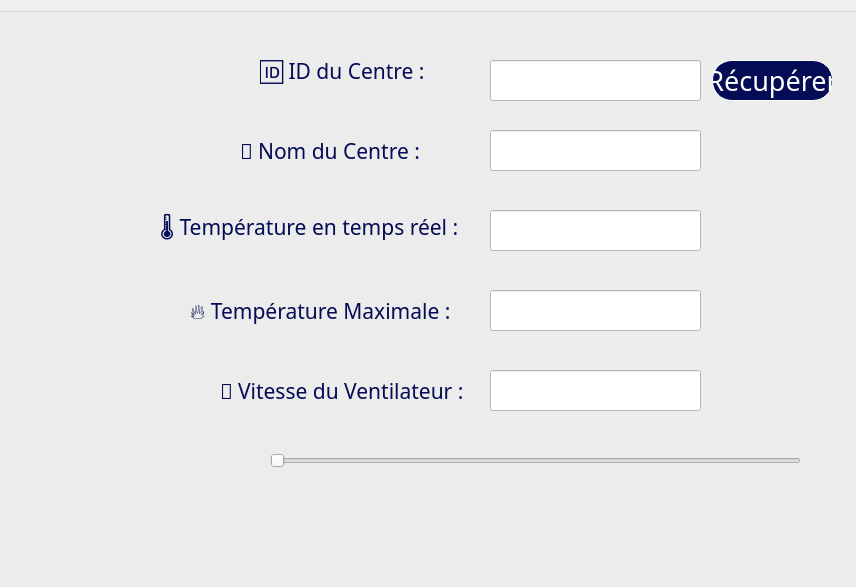
<?xml version="1.0" encoding="UTF-8"?>
<ui version="4.0">
 <class>TDialog</class>
 <widget class="QDialog" name="TDialog">
  <property name="geometry">
   <rect>
    <x>0</x>
    <y>0</y>
    <width>856</width>
    <height>587</height>
   </rect>
  </property>
  <property name="windowTitle">
   <string>Dialog</string>
  </property>
  <widget class="QGroupBox" name="groupBox">
   <property name="geometry">
    <rect>
     <x>-90</x>
     <y>-30</y>
     <width>951</width>
     <height>631</height>
    </rect>
   </property>
   <property name="font">
    <font>
     <family>Perpetua</family>
     <pointsize>20</pointsize>
    </font>
   </property>
   <property name="styleSheet">
    <string notr="true">QGroupBox{background-image: url(:/res/resources/background.png);}</string>
   </property>
   <property name="title">
    <string>GroupBox</string>
   </property>
   <widget class="QLineEdit" name="tmp">
    <property name="geometry">
     <rect>
      <x>580</x>
      <y>240</y>
      <width>211</width>
      <height>41</height>
     </rect>
    </property>
    <property name="styleSheet">
     <string notr="true">background-color: rgb(255, 255, 255);
color: rgb(0, 0, 0);</string>
    </property>
    <property name="readOnly">
     <bool>true</bool>
    </property>
   </widget>
   <widget class="QLabel" name="label">
    <property name="geometry">
     <rect>
      <x>250</x>
      <y>240</y>
      <width>311</width>
      <height>41</height>
     </rect>
    </property>
    <property name="font">
     <font>
      <family>Perpetua</family>
      <pointsize>16</pointsize>
     </font>
    </property>
    <property name="styleSheet">
     <string notr="true">color:#030C54;
border:none;</string>
    </property>
    <property name="text">
     <string>🌡️ Température en temps réel :</string>
    </property>
   </widget>
   <widget class="QLabel" name="label_2">
    <property name="geometry">
     <rect>
      <x>330</x>
      <y>160</y>
      <width>251</width>
      <height>41</height>
     </rect>
    </property>
    <property name="font">
     <font>
      <family>Perpetua</family>
      <pointsize>16</pointsize>
     </font>
    </property>
    <property name="styleSheet">
     <string notr="true">color:#030C54;
border:none;</string>
    </property>
    <property name="text">
     <string>🏢 Nom du Centre :</string>
    </property>
   </widget>
   <widget class="QLineEdit" name="name">
    <property name="geometry">
     <rect>
      <x>580</x>
      <y>160</y>
      <width>211</width>
      <height>41</height>
     </rect>
    </property>
    <property name="styleSheet">
     <string notr="true">background-color: rgb(255, 255, 255);
color: rgb(0, 0, 0);</string>
    </property>
   </widget>
   <widget class="QLabel" name="label_3">
    <property name="geometry">
     <rect>
      <x>280</x>
      <y>320</y>
      <width>281</width>
      <height>41</height>
     </rect>
    </property>
    <property name="font">
     <font>
      <family>Perpetua</family>
      <pointsize>16</pointsize>
     </font>
    </property>
    <property name="styleSheet">
     <string notr="true">color:#030C54;
border:none;</string>
    </property>
    <property name="text">
     <string>🔥 Température Maximale :</string>
    </property>
   </widget>
   <widget class="QLineEdit" name="ctmp">
    <property name="geometry">
     <rect>
      <x>580</x>
      <y>320</y>
      <width>211</width>
      <height>41</height>
     </rect>
    </property>
    <property name="styleSheet">
     <string notr="true">background-color: rgb(255, 255, 255);
color: rgb(0, 0, 0);</string>
    </property>
    <property name="readOnly">
     <bool>false</bool>
    </property>
   </widget>
   <widget class="QLabel" name="label_4">
    <property name="geometry">
     <rect>
      <x>310</x>
      <y>400</y>
      <width>271</width>
      <height>41</height>
     </rect>
    </property>
    <property name="font">
     <font>
      <family>Perpetua</family>
      <pointsize>16</pointsize>
     </font>
    </property>
    <property name="styleSheet">
     <string notr="true">color:#030C54;
border:none;
</string>
    </property>
    <property name="text">
     <string>💨 Vitesse du Ventilateur :</string>
    </property>
   </widget>
   <widget class="QLineEdit" name="vitesse">
    <property name="geometry">
     <rect>
      <x>580</x>
      <y>400</y>
      <width>211</width>
      <height>41</height>
     </rect>
    </property>
    <property name="styleSheet">
     <string notr="true">color: rgb(0, 0, 0);
background-color: rgb(255, 255, 255);</string>
    </property>
    <property name="readOnly">
     <bool>true</bool>
    </property>
   </widget>
   <widget class="QSlider" name="slider">
    <property name="geometry">
     <rect>
      <x>360</x>
      <y>470</y>
      <width>531</width>
      <height>41</height>
     </rect>
    </property>
    <property name="orientation">
     <enum>Qt::Orientation::Horizontal</enum>
    </property>
   </widget>
   <widget class="QLabel" name="label_5">
    <property name="geometry">
     <rect>
      <x>350</x>
      <y>80</y>
      <width>301</width>
      <height>41</height>
     </rect>
    </property>
    <property name="font">
     <font>
      <family>Perpetua</family>
      <pointsize>16</pointsize>
     </font>
    </property>
    <property name="styleSheet">
     <string notr="true">color:#030C54;
border:none;</string>
    </property>
    <property name="text">
     <string>🆔 ID du Centre :</string>
    </property>
   </widget>
   <widget class="QLineEdit" name="id">
    <property name="geometry">
     <rect>
      <x>580</x>
      <y>90</y>
      <width>211</width>
      <height>41</height>
     </rect>
    </property>
    <property name="styleSheet">
     <string notr="true">background-color: rgb(255, 255, 255);
color: rgb(0, 0, 0);</string>
    </property>
    <property name="readOnly">
     <bool>false</bool>
    </property>
   </widget>
   <widget class="QPushButton" name="rp">
    <property name="geometry">
     <rect>
      <x>802</x>
      <y>90</y>
      <width>121</width>
      <height>41</height>
     </rect>
    </property>
    <property name="styleSheet">
     <string notr="true">border:1px solid white;
border-radius:20px;
background-color:#030C54;
color:white;
background-image: url(:/res/resources/background.png);</string>
    </property>
    <property name="text">
     <string>Récupérer</string>
    </property>
   </widget>
  </widget>
 </widget>
 <resources/>
 <connections/>
</ui>
